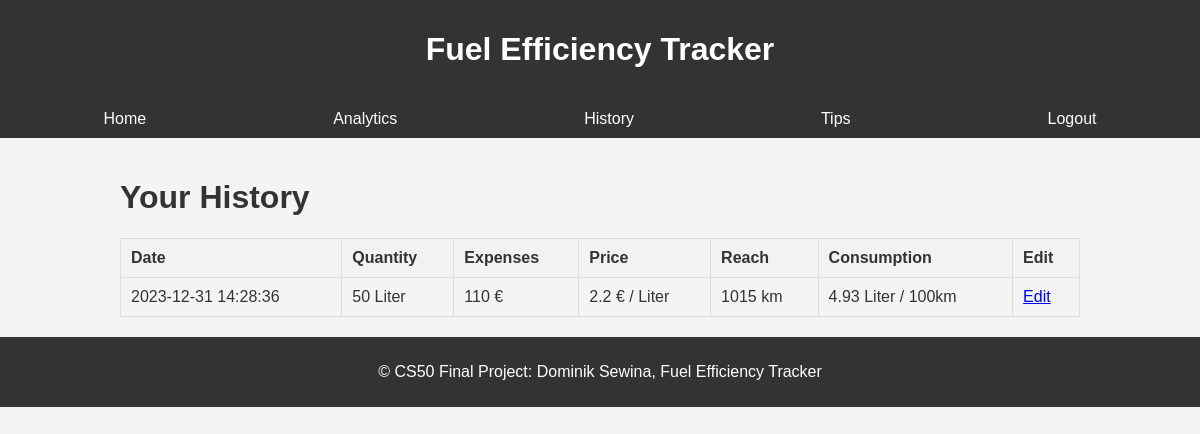
The app's page /history (signed in) with its own data.
### tables this page shows
CREATE TABLE 'history' ('id' INTEGER PRIMARY KEY AUTOINCREMENT NOT NULL, 'userid' INTEGER, 'date' DATETIME, 'quantity' NUMERIC, 'expenses' NUMERIC, 'price' NUMERIC, 'reach' NUMERIC, 'consumption' NUMERIC);

### app.py (the view)
@app.route("/history")
@login_required
def history():
    history = db.execute("SELECT * FROM history WHERE userid=?", session["user_id"])
    print(history)
    print(session["user_id"])
    return render_template("history.html", history=history)

### app.py (called while the page is built)
@app.after_request
def after_request(response):
    response.headers["Cache-Control"] = "no-cache, no-store, must-revalidate"
    response.headers["Expires"] = 0
    response.headers["Pragma"] = "no-cache"
    return response

### functions.py (called while the page is built)
def login_required(f):
    @wraps(f)
    def decorated_function(*args, **kwargs):
        if session.get("user_id") is None:
            return redirect("/login")
        return f(*args, **kwargs)
    return decorated_function

### templates/history.html (shortened to what this page needs)
{% extends "layout.html" %}
{% block content %}
    <h1>Your History</h1>
    <div class="table-container">
        <table>
            <thead>
                <tr>
                    <th>Date</th>
                    <th>Quantity</th>
                    <th>Expenses</th>
                    <th>Price</th>
                    <th>Reach</th>
                    <th>Consumption</th>
                    <th>Edit</th>
                </tr>
            </thead>
            <tbody>
                {% for event in history %}
                    <tr>
                        <td>{{ event.date }}</td>
                        <td>{{ event.quantity }} Liter</td>
                        <td>{{ event.expenses }} €</td>
                        <td>{{ event.price }} € / Liter</td>
                        <td>{{ event.reach }} km</td>
                        <td>{{ event.consumption }} Liter / 100km</td>
                        <td>
                            <a href="{{ url_for('edit', event_id=event.id) }}">Edit</a>
                        </td>
                    </tr>
                {% endfor %}
            </tbody>
        </table>
    </div>
{% endblock %}

### static/styles.css (style rules this page uses)
body { font-family: 'Arial', sans-serif; background-color: #f4f4f4; color: #333; margin: 0; padding: 0; }
table { width: 100%; border-collapse: collapse; margin-top: 20px; }
th, td { border: 1px solid #ddd; padding: 10px; text-align: left; }
th { background-color: #f2f2f2; }

### records on screen
history: date "2023-12-31 14:28:36", quantity "50", expenses "110", price "2.2", reach "1015", consumption "4.93"
